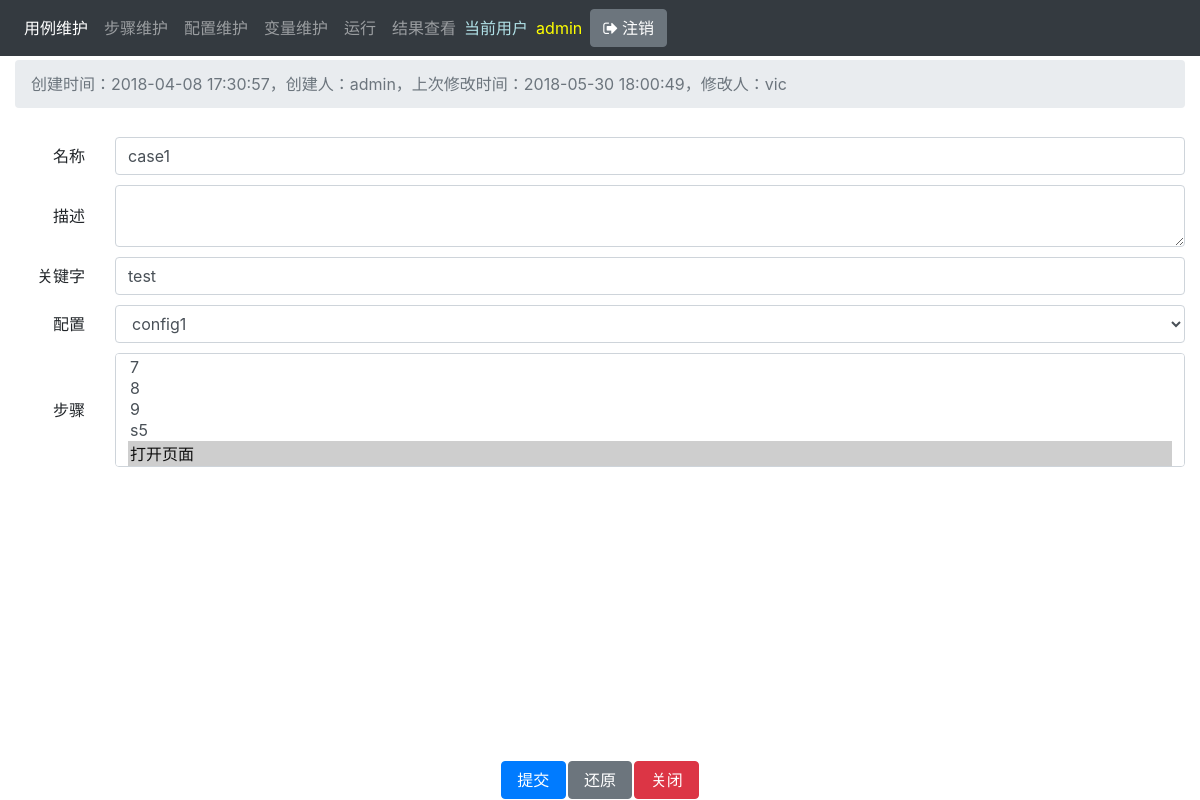
Before: /case/1/ (signed in) with the older database file.
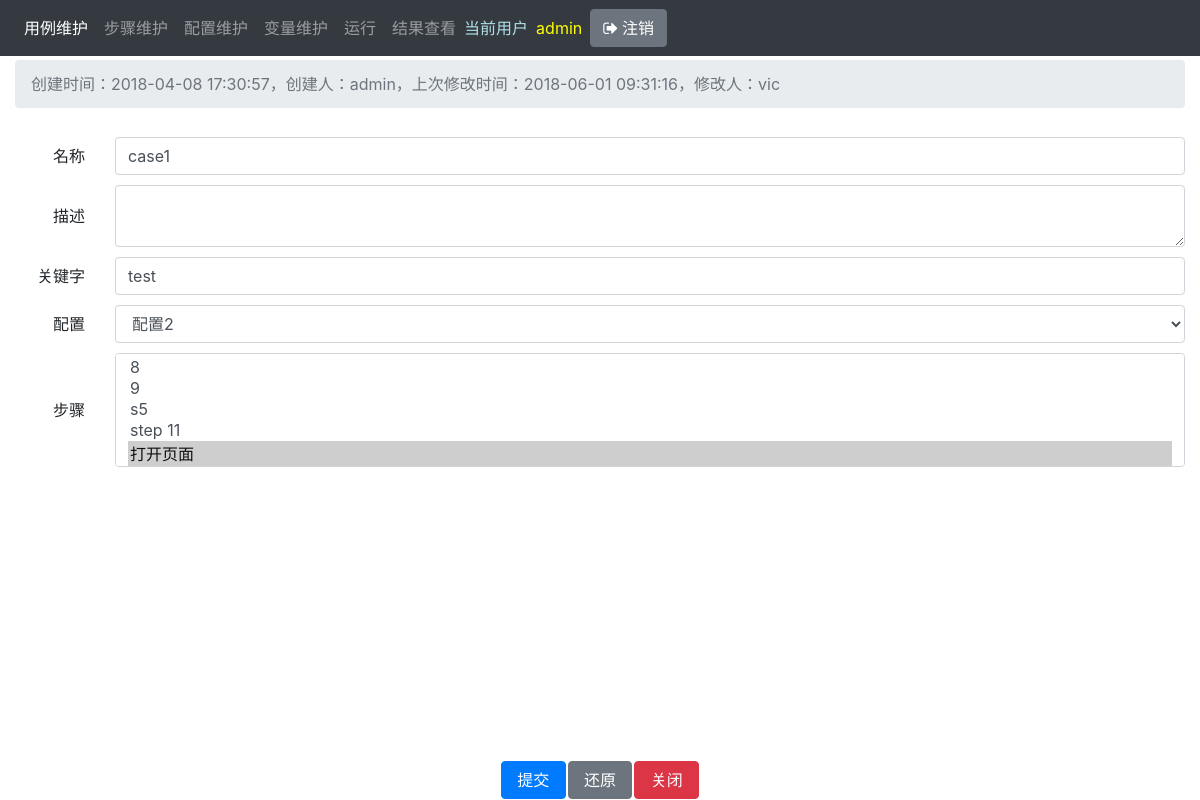
After: the same page with the newer database file.
### main/models.py (models this page shows, shortened)
class Case(models.Model):
    name = models.CharField(max_length=100)
    description = models.TextField(blank=True)
    keyword = models.CharField(max_length=100, blank=True, default='')
    creator = models.ForeignKey(User, verbose_name='创建人', related_name='case_creator', on_delete=models.DO_NOTHING)
    created_date = models.DateTimeField('创建时间', auto_now_add=True, null=True)
    modifier = models.ForeignKey(User, verbose_name='修改人', related_name='case_modifier', on_delete=models.DO_NOTHING)
    modified_date = models.DateTimeField('修改时间', auto_now=True, null=True)
    is_active = models.BooleanField(default=True)
    config = models.ForeignKey('main.Config', on_delete=models.DO_NOTHING)
    step = models.ManyToManyField('Step', through='CaseVsStep', through_fields=('case', 'step'))
    class Meta:
        pass
        ordering = ['name']  # 这个字段是告诉Django模型对象返回的记录结果集是按照哪个字段排序的,-xxx表示降序，?xxx表示随机

### main/views.py (the view, shortened to what this page needs)
# urls.py: path('case/<int:pk>/', mv.case, name='case'),
@login_required
def case(request, pk):
    try:
        obj = Case.objects.get(id=pk)
    except Case.DoesNotExist:
        raise Http404('Step does not exist')
    if request.method == 'GET':
        form = CaseForm(instance=obj)
        if request.GET.get('success', '') == '1' and request.META.get('HTTP_REFERER'):
            is_success = True
        return render(request, 'main/case.html', locals())

### main/forms.py
class CaseForm(forms.ModelForm):
    creator = forms.ModelChoiceField(queryset=User.objects, required=False, validators=[])
    modifier = forms.ModelChoiceField(queryset=User.objects, required=False, validators=[])
    is_active = forms.CharField(required=False)
    class Meta:
        model = Case
        fields = '__all__'
        widgets = {
        }
    def __init__(self, *args, **kwargs):
        super(CaseForm, self).__init__(*args, **kwargs)
        for k, v in self.fields.items():
            if isinstance(v.widget, forms.Textarea):
                v.widget.attrs.update({'rows': '', 'class': 'form-control'})
            else:
                v.widget.attrs.update({'class': 'form-control'})

### main/models.py (called while the page is built)
    def __str__(self):
        return self.name

    def __str__(self):
        return self.name

### main/templates/main/case.html (shortened to what this page needs)
{% extends 'main/detail_base.html' %}
{% block detail_header %}
<ol class="breadcrumb my-4">
    <li class="breadcrumb-item active">
    {% if form.initial %}
        创建时间：{{ obj.created_date }}，创建人：{{ obj.creator }}，上次修改时间：{{ obj.modified_date }}，修改人：{{ obj.modifier }}
    {% else %}
        添加一个步骤
    {% endif %}
    </li>
</ol>
{% endblock %}
{% block detail_content %}
<div class="row align-items-center">
    <div class="col-1 text-right ">名称</div>
    <div class="col" form_data>
        {{ form.name }}
    </div>
</div>
<div class="row align-items-center">
    <div class="col-1 text-right">描述</div>
    <div class="col" form_data>
        {{ form.description }}
    </div>
</div>
<div class="row align-items-center">
    <div class="col-1 text-right">关键字</div>
    <div class="col" form_data>
        {{ form.keyword }}
    </div>
</div>
<div class="row align-items-center">
    <div class="col-1 text-right">配置</div>
    <div class="col" form_data>
        {{ form.config }}
    </div>
</div>
<div class="row align-items-center">
    <div class="col-1 text-right">步骤</div>
    <div class="col" form_data>
        {{ form.step }}
    </div>
</div>
<br/>
<div class="save_button_group fixed-bottom">
    <table>
        <tr>
            <td><input type="submit" value="提交" class="btn btn-primary"></td>
            <td><input type="reset" value="还原" class="btn btn-secondary"></td>
            <td><input type="button" value="关闭" onclick="window.close();" class="btn btn-danger"></td>
        </tr>
    </table>
</div>
{% endblock %}

### main/templates/main/detail_base.html (shortened to what this page needs)
<!DOCTYPE HTML>
{% load staticfiles %}
<html>
    <head>
        {% block general_style %}
        <link rel="stylesheet" href='{% static "main/js/jquery-ui-1.12.1.custom/jquery-ui.min.css" %}'>
        <link rel="stylesheet" href='{% static "main/css/main.css" %}'>
        <link rel="stylesheet" href="{% static 'main/css/bootstrap-4.1.1/bootstrap.min.css' %}">
        <link rel="stylesheet" href="{% static 'main/css/toastr-2.1.4/toastr.css' %}">
        <link rel="stylesheet" href="{% static 'main/css/font-awesome/font-awesome.css' %}">
        {% endblock %}
    </head>
    <body>
        {% include 'main/navbar.html' %}
        <div class="container-fluid" style="margin: 60px 0 30px 0">
            {% block detail_header %}
            {% endblock %}
            <form action="" method="post" id="object_form" novalidate>
                {% block detail_content %}
                {% endblock %}
            </form>
        </div>
    </body>
</html>

### main/templates/main/navbar.html
<nav class="navbar navbar-expand bg-dark navbar-dark fixed-top" id="navbar">
    <ul class="navbar-nav">
        <li class="nav-item" id="nav_case">
            <a class="nav-link" href="/cases">用例维护</a>
        </li>
        <li class="nav-item" id="nav_step">
            <a class="nav-link" href="/steps">步骤维护</a>
        </li>
        <li class="nav-item">
            <a class="nav-link" href="">配置维护</a>
        </li>
        <li class="nav-item">
            <a class="nav-link" href="">变量维护</a>
        </li>
        <li class="nav-item">
            <a class="nav-link" href="">运行</a>
        </li>
        <li class="nav-item">
            <a class="nav-link" href="">结果查看</a>
        </li>
    </ul>
    <form class="form-inline">
        <span class="navbar-text" style="color: powderblue;">当前用户</span>
        <span class="navbar-text" style="color: yellow; padding: 0 0.5em">{{ request.user }}</span>
        <button id="logout_btn" class="btn btn-secondary" type="button"><i class="icon-signout">&nbsp;</i>注销</button>
    </form>
</nav>

### main/static/main/css/main.css (style rules this page uses)
body { font-family: Arial, Microsoft YaHei, SimHei; }
a { text-decoration: none; }
table { width: 100%; }
td { word-wrap:break-word; overflow:auto; }
[form_data] textarea { overflow: auto; white-space: pre; word-wrap: normal; }
.save_button_group { width: 100%; text-align: center; }
.save_button_group>table { width: 200px; text-align: center; margin: auto; }

### main/templates/main/detail_base.html (style rules this page uses)
textarea, input { width: 100%; }
select { width: 300px; }
div.row { padding: 5px 0px; min-height: 2em; }

Changed rows visible on the page:
changed Case "case1": modified_date "2018-05-30 18:00:49" → "2018-06-01 09:31:16"; config "config1" → "配置2"
Other visible differences:
form field step: "7 / 8 / 9 / s5 / 打开页面 ☑" → "8 / 9 / s5 / step 11 / 打开页面 ☑"
